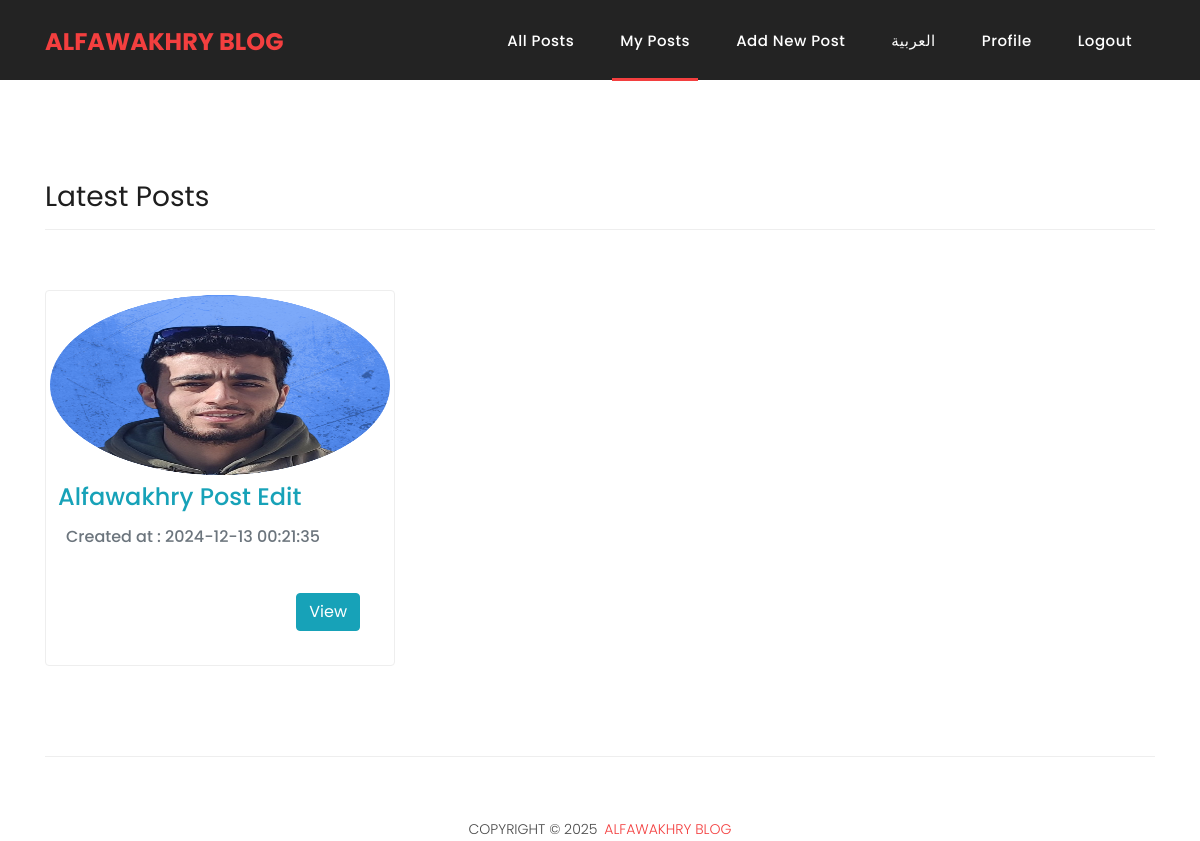
The page /myposts.php (signed in) on the database its author committed.
### tables this page shows
CREATE TABLE `posts` (
  `id` int(11) NOT NULL,
  `title` varchar(255) NOT NULL,
  `body` text NOT NULL,
  `image` varchar(255) DEFAULT NULL,
  `created_at` datetime DEFAULT current_timestamp(),
  `user_id` int(11) NOT NULL
);

### myposts.php (the view, shortened to what this page needs)
<?php
require_once 'inc/header.php';
?>
<div class="banner header-text">
</div>
<?php
if (isset($_GET['page'])) {
  $page = $_GET['page'];
} else {
  $page = 1;
}
$limit = 3;
$offset = ($page - 1) * $limit;
if (isset($_SESSION['user_id'])) {
  $user_id = $_SESSION['user_id'];
  $query = "SELECT * FROM `posts` WHERE `user_id` = '$user_id' limit $limit offset $offset";
  $res = mysqli_query($conn, $query);
  $row_count = mysqli_num_rows($res);
}else{
    header("location:login.php");
    exit();
}
?>
<div class="latest-products">
  <div class="container">
    <div class="row">
      <div class="col-md-12">
        <div class="section-heading">
          <?php
          if ($lang == 'ar') {
            $header_dir = 'text-right';
          } else {
            $header_dir = 'text-left';
          }
          ?>
          <h2 class="<?= $header_dir ?>"><?= $msg['Latest Posts'] ?></h2>
        </div>
      </div>
      <?php
      if ($row_count > 0) :
        $posts = mysqli_fetch_all($res, MYSQLI_ASSOC);
        foreach ($posts  as $post) :
      ?>
          <div class="col-md-4">
            <div class="product-item img-thumbnail">
              <a href="#"><img src="assets/images/postImage/<?= $post['image'] ?>" style="width: 340px;height: 180px;" alt=""></a>
              <a href="#">
                <h4 class="m-2 text-capitalize text-info"><?= $post['title'] ?></h4>
              </a>
              <h6 class="m-3 text-muted">Created at : <?= $post['created_at'] ?></h6>
              <div class="down-content">
                <div class="d-flex justify-content-end">
                  <a href="viewPost.php?id=<?= $post['id'] ?>" class="btn btn-info text-capitalize"><?= $msg['View'] ?></a>
                </div>
              </div>
            </div>
          </div>
        <?php
        endforeach;
      else :
        ?>
        <div class="">
          <h1 class="text-capitalize"><?= $msg['No Posts to display'] ?></h1>
        </div>
      <?php
      endif;
      ?>
    </div>
  </div>
</div>
<?php require_once 'inc/footer.php'; ?>

### assets/css/templatemo-sixteen.css (style rules this page uses)
body { font-family: 'Poppins', sans-serif; overflow-x: hidden; text-rendering: optimizeLegibility; -webkit-font-smoothing: antialiased; -moz-osx-font-smoothing: grayscale; }
a { text-decoration: none!important; }
h1,h2,h3,h4,h5,h6 { margin: 0px; }
.section-heading { text-align: left; margin-bottom: 60px; border-bottom: 1px solid #eee; }
.section-heading h2 { font-size: 28px; font-weight: 400; color: #1e1e1e; margin-bottom: 15px; }
.banner { position: relative; text-align: center; padding-top: 80px; }
.latest-products { margin-top: 100px; }
.product-item { border: 1px solid #eee; margin-bottom: 30px; }
.product-item .down-content { padding: 30px; position: relative; }
.product-item img { width: 100%; overflow: hidden; }

### rows shown on the page
posts: image (picture), title "Alfawakhry Post Edit", created_at "2024-12-13 00:21:35"

### other values the page prints
$msg['ALfawakhry blog'] "ALFAWAKHRY BLOG"
$msg['All Posts'] "All Posts"
$msg['My Posts'] "My Posts"
$msg['Add New Post'] "Add New Post"
$msg['Profile'] "Profile"
$msg['Logout'] "Logout"
$msg['Latest Posts'] "Latest Posts"
